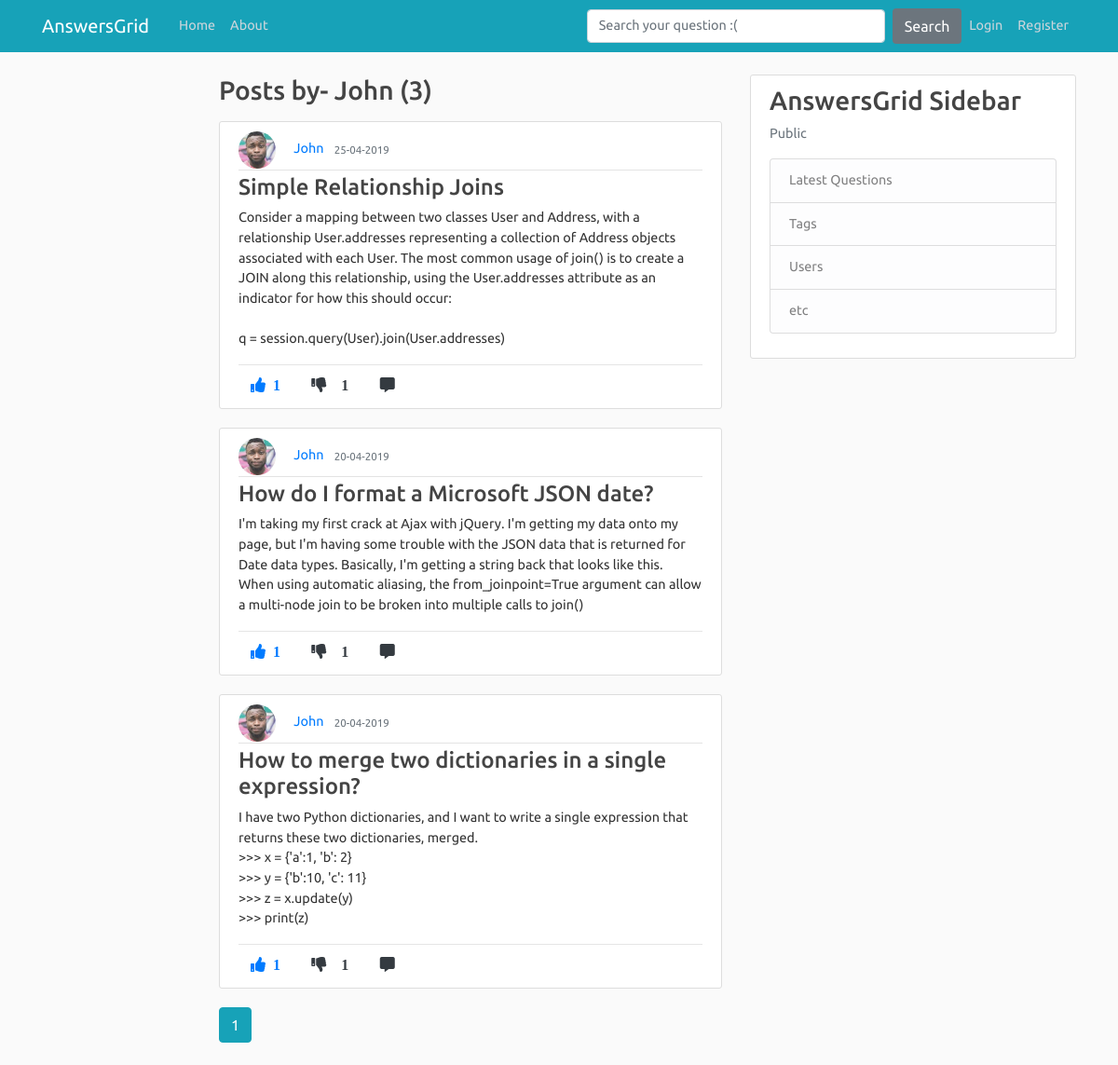
/user/John, run on the app's committed database.
### application/models.py (models this page shows, shortened)
class User(db.Model, UserMixin):
    id = db.Column(db.Integer, primary_key=True)
    username = db.Column(db.String(20), unique=True, nullable=False)
    email = db.Column(db.String(120), unique=True, nullable=False)
    image_file = db.Column(db.String(20), nullable=False, default='default.jpg')
    password = db.Column(db.String(60), nullable=False)
    posts = db.relationship('Post', backref='author', lazy=True)
    comments = db.relationship('Comment', backref='author', lazy=True)

class Post(db.Model):
    id = db.Column(db.Integer, primary_key=True)
    title = db.Column(db.String(100), nullable=False)
    content = db.Column(db.Text, nullable=False)
    date_posted = db.Column(db.DateTime, nullable=False, default=datetime.utcnow)
    like_count = db.Column(db.Integer, nullable=False, default=0)
    dislike_count = db.Column(db.Integer, nullable=False, default=0)
    user_id = db.Column(db.Integer, db.ForeignKey('user.id'), nullable=False)
    comments = db.relationship('Comment', backref='commentOnPost', lazy=True)

### application/routes.py (the view)
@app.route("/user/<string:username>")
def user_posts(username):
    page = request.args.get('page', 1, type=int)
    user = User.query.filter_by(username=username).first_or_404()
    posts = Post.query.filter_by(author=user)\
        .order_by(Post.date_posted.desc())\
        .paginate(page=page, per_page=5)
    return render_template('user_posts.html', posts=posts, user=user)

### application/templates/user_posts.html
{% extends "layout.html" %}
{% block content %}
    <h3 class="mb-3">Posts by- {{ user.username }} ({{ posts.total }}) </h3>
    {% for post in posts.items %}
        <article class="media content-section">
          <div class="media-body">
            <div class="article-metadata">
              <img class="rounded-circle article-img" src="{{ url_for('static', filename='profile_pics/' + post.author.image_file) }}">
              <a class="mr-2" href="{{ url_for('user_posts', username=post.author.username) }}">{{ post.author.username }}</a>
              <small class="text-muted">{{ post.date_posted.strftime('%d-%m-%Y') }}</small>
            </div>
            <h4><a class="article-title" href="{{ url_for('post', post_id=post.id) }}">{{ post.title }}</a></h4>
            <p class="article-content">{{ post.content }}</p>
            <p><a class="article-content" href="#">{{ post.tags }}</a></p> <hr>
            <div class="footRow">
              {%  if current_user.is_authenticated %}
                <a href="{{ url_for('upvote', post_id=post.id, user_id=current_user.id) }}"><i class="fas fa-thumbs-up mr-1 btn text-primary upvote"><span class="ml-2 likes-count">{{ post.like_count }}</span></i></a>
                <a href="{{ url_for('downvote', post_id=post.id, user_id=current_user.id) }}"><i class="fas fa-thumbs-down mr-1 btn text-dark"><span id="demo" class="ml-3">{{ post.dislike_count }}</i></a>
                <a href="{{url_for('comment_post', post_id=post.id)}}"><i class="fas fa-comment-alt mr-3 btn text-dark"></i></a>
                <a href="https://twitter.com/share?ref_src=twsrc%5Etfw" class="twitter-share-button" data-show-count="false"></a>
                {% else %}
                <a href="#"><i class="fas fa-thumbs-up mr-1 btn text-primary upvote"><span class="ml-2 likes-count">{{ post.like_count }}</span></i></a>
                <a href="#"><i class="fas fa-thumbs-down mr-1 btn text-dark"><span id="demo" class="ml-3">{{ post.like_count }}</i></a>
                <a href="{{url_for('comment_post', post_id=post.id)}}"><i class="fas fa-comment-alt mr-1 btn text-dark"></i></a>
              {% endif %}
              </div>
          </div>
        </article>
    {% endfor %}
    {% for page_num in posts.iter_pages(left_edge=1, right_edge=1, left_current=1, right_current=2) %}
      {% if page_num %}
        {% if posts.page == page_num %}
          <a class="btn btn-info mb-4" href="{{ url_for('user_posts', username=user.username, page=page_num) }}">{{ page_num }}</a>
        {% else %}
          <a class="btn btn-outline-info mb-4" href="{{ url_for('user_posts', username=user.username, page=page_num) }}">{{ page_num }}</a>
        {% endif %}
      {% else %}
      ...
      {% endif %}
    {% endfor %}
{% endblock content %}

### application/static/main.css (style rules this page uses)
body { background: #fafafa; color: #333333; margin-top: 5rem; }
h1, h2, h3, h4, h5, h6 { color: #444444; }
.content-section { background: #ffffff; padding: 10px 20px; border: 1px solid #dddddd; border-radius: 3px; margin-bottom: 20px; }
.article-title { color: #444444; }
.article-content { white-space: pre-line; }
.article-img { height: 40px; width: 40px; margin-right: 16px; }
.article-metadata { padding-bottom: 1px; margin-bottom: 4px; border-bottom: 1px solid #e3e3e3 }

### application/templates/layout.html (style rules this page uses)
body { color: #333333; margin-top: 5rem; font-size: .9rem; font-weight: 400; line-height: 1.5; font-family: 'Ubuntu', sans-serif; }
img { display: inline; }
.footRow { margin-top: -10px; }

### data on the page
User: username "John"
Post: image_file (picture), author.username "John", date_posted "25-04-2019", title "Simple Relationship Joins", content "Consider a mapping between two classes User and Address, with a relationship User.addresses representing a collection of Address objects associated with each User. The most common usage of join() is to create a JOIN along this relationship, using the User.addresses attribute as an indicator for how this should occur: q = session.query(User).join(User.addresses)", like_count "1"
Post: image_file (picture), author.username "John", date_posted "20-04-2019", title "How do I format a Microsoft JSON date?", content "I'm taking my first crack at Ajax with jQuery. I'm getting my data onto my page, but I'm having some trouble with the JSON data that is returned for Date data types. Basically, I'm getting a string back that looks like this. When using automatic aliasing, the from_joinpoint=True argument can allow a multi-node join to be broken into multiple calls to join()", like_count "1"
Post: image_file (picture), author.username "John", date_posted "20-04-2019", title "How to merge two dictionaries in a single expression?", content "I have two Python dictionaries, and I want to write a single expression that returns these two dictionaries, merged. >>> x = {'a':1, 'b': 2} >>> y = {'b':10, 'c': 11} >>> z = x.update(y) >>> print(z)", like_count "1"

### other printed values
{{ posts.total }} "3"
{{ page_num }} "1"
